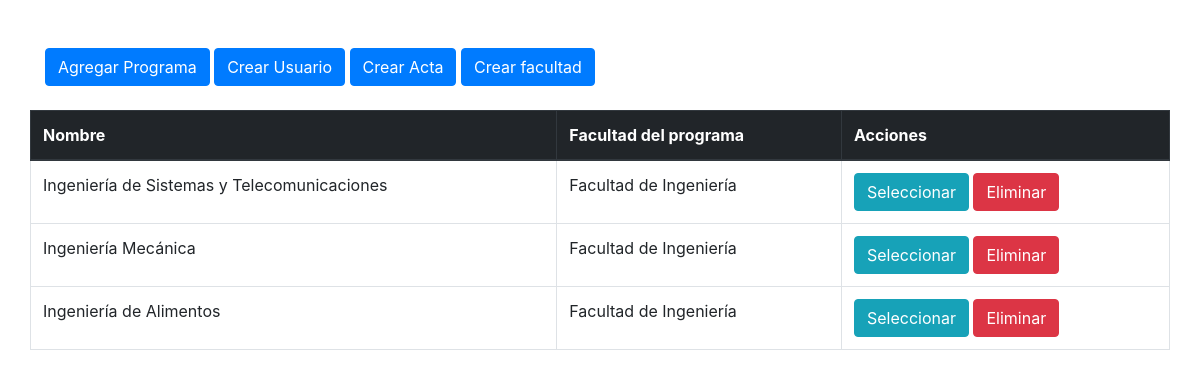
/sistema_actas/usuarios/programa.php, run on the app's committed database.
### tables this page shows
CREATE TABLE `programa` (
  `idprograma` int(11) NOT NULL,
  `nombre` varchar(96) NOT NULL,
  `idfacultad` int(11) NOT NULL
);

CREATE TABLE `facultad` (
  `idfacultad` int(11) NOT NULL,
  `nombre` varchar(95) NOT NULL
);

### sistema_actas/usuarios/infoPrograma.php (called while the page is built, shortened)
<?php
include("../conexion/conexion.php");
$datosprograma = $conexion->prepare("SELECT `idprograma`, p.`nombre`, f.nombre as nombre_facultad, p.idfacultad FROM `programa` as p inner join facultad as f on
p.idfacultad = f.idfacultad");
$datosprograma->execute();
$listaP = $datosprograma->fetchAll(PDO::FETCH_ASSOC);

### sistema_actas/usuarios/programa.php (the view, shortened to what this page needs)
<?php
require 'infoPrograma.php';
?>
<!DOCTYPE html>
<html lang="es">
<head>
    <link rel="stylesheet" href="https://stackpath.bootstrapcdn.com/bootstrap/4.1.3/css/bootstrap.min.css">
    <link rel="stylesheet" href="/css/css.css">
</head>
<body>
    <div class="container">
        <form action="" method="post">
            <br>
            <br>
            <button type="button" class="btn btn-primary linea" data-toggle="modal" data-target="#exampleModalCenter">
                Agregar Programa
            </button>
            <a href="index.php" class="btn btn-primary linea">Crear Usuario</a>
            <a href="acta.php" class="btn btn-primary linea">Crear Acta</a>
            <a href="facultad.php" class="btn btn-primary linea">Crear facultad</a>
            <br>
            <br>
        </form>
        <div class="row">
            <table CLASS="table table-hover table-bordered">
                <thead class="thead-dark">
                    <tr>
                        <th>Nombre</th>
                        <th>Facultad del programa</th>
                        <th>Acciones</th>
                    </tr>
                </thead>
                <?php foreach ($listaP as $programa) { ?>
                    <tr>
                        <td> <?php echo $programa['nombre'] ?></td>
                        <td> <?php echo $programa['nombre_facultad'] ?> </td>
                        <td>
                            <form action="" method="post">
                                <input type="submit" value="Seleccionar" class="btn btn-info linea" name="accion">
                                <button value="btnEliminar" type="submit" class="btn btn-danger linea" onclick="return confirmar('¿Quieres borrar este registro?')" name="accion">Eliminar</button>
                            </form>
                        </td>
                    </tr>
                <?php } ?>
            </table>
        </div>
    </div>
</body>
</html>

### el mismo sistem actas pero lo que lleva jose/sistema_actas2/css/css.css (style rules this page uses)
.linea { display: inline-block; }

### data on the page
programa: nombre "Ingeniería de Sistemas y Telecomunicaciones", idfacultad.nombre "Facultad de Ingeniería"
programa: nombre "Ingeniería Mecánica", idfacultad.nombre "Facultad de Ingeniería"
programa: nombre "Ingeniería de Alimentos", idfacultad.nombre "Facultad de Ingeniería"
